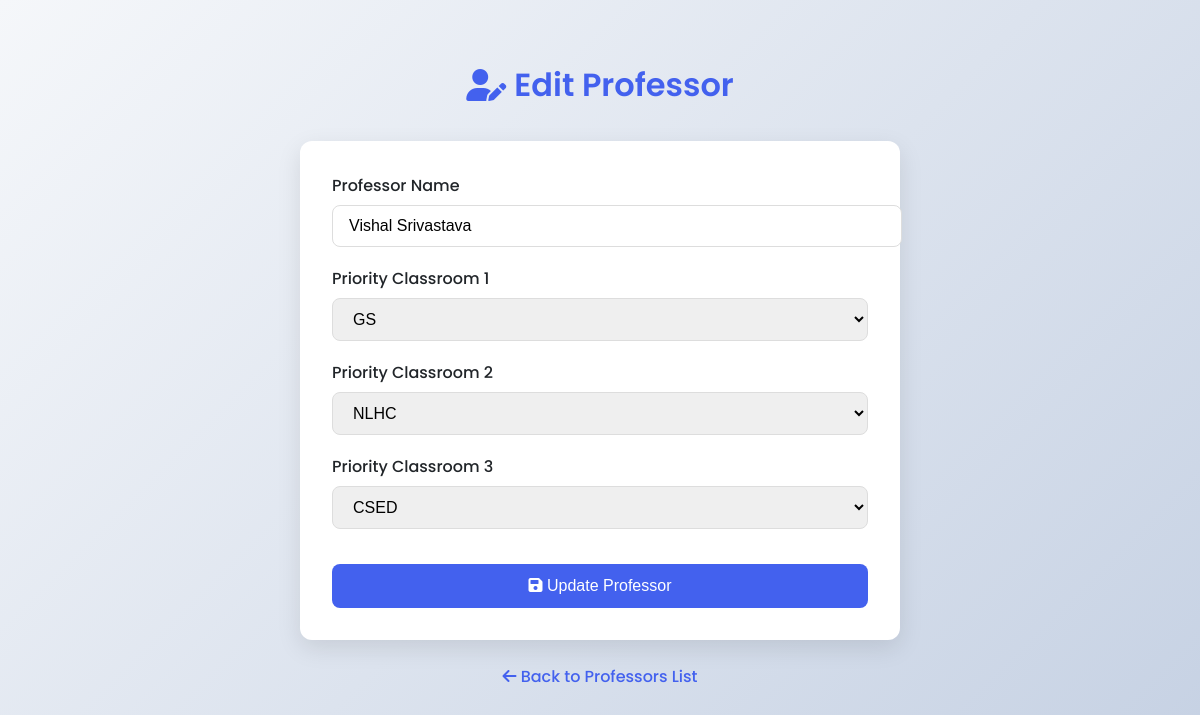
Screenshot of /edit_professor/8/8 with the database file from the repository.
### app.py (models this page shows)
class Professor(db.Model):
    id = db.Column(db.Integer, primary_key=True)
    name = db.Column(db.String(100), nullable=False, unique=True)
    department_id = db.Column(db.Integer, db.ForeignKey('department.id'), nullable=False)
    department = db.relationship('Department', backref=db.backref('professors', lazy=True))
    priority_classroom_1 = db.Column(db.Integer, db.ForeignKey('building.id'),default=-1, nullable=True)
    priority_classroom_2 = db.Column(db.Integer, db.ForeignKey('building.id'),default=-1, nullable=True)
    priority_classroom_3 = db.Column(db.Integer, db.ForeignKey('building.id'),default=-1, nullable=True)

class Building(db.Model):
    id = db.Column(db.Integer, primary_key=True)
    name = db.Column(db.String(100), unique=True, nullable=False)
    classrooms = db.relationship('Classroom', backref='building', lazy=True)

### app.py (the view, shortened to what this page needs)
@app.route('/edit_professor/<int:id>/<int:department_id>', methods=['GET', 'POST'])
def edit_professor(id, department_id):
    professor = Professor.query.get_or_404(id)
    classrooms = Building.query.all()
    return render_template(
        'edit_professor.html',
        professor=professor,
        classrooms=classrooms,
        department_id=department_id
    )

### templates/edit_professor.html (shortened to what this page needs)
<!DOCTYPE html>
<html lang="en">
<head>
    <link rel="stylesheet" href="https://cdnjs.cloudflare.com/ajax/libs/font-awesome/6.0.0-beta3/css/all.min.css">
</head>
<body>
    <div class="container">
        <h1><i class="fas fa-user-edit"></i> Edit Professor</h1>
        <div class="card">
            <form method="POST">
                <div class="form-group">
                    <label>Professor Name</label>
                    <input type="text" name="name" value="{{ professor.name }}" required>
                </div>
                <div class="form-group">
                    <label>Priority Classroom 1</label>
                    <select name="professor_id1">
                        {% for cls in classrooms %}
                        <option value="{{ cls.id }}"
                            {% if professor.priority_classroom_1 == cls.id %}selected{% endif %}>
                            {{ cls.name }}
                        </option>
                        {% endfor %}
                    </select>
                </div>
                <div class="form-group">
                    <label>Priority Classroom 2</label>
                    <select name="professor_id2">
                        {% for cls in classrooms %}
                        <option value="{{ cls.id }}"
                            {% if professor.priority_classroom_2 == cls.id %}selected{% endif %}>
                            {{ cls.name }}
                        </option>
                        {% endfor %}
                    </select>
                </div>
                <div class="form-group">
                    <label>Priority Classroom 3</label>
                    <select name="professor_id3">
                        {% for cls in classrooms %}
                        <option value="{{ cls.id }}"
                            {% if professor.priority_classroom_3 == cls.id %}selected{% endif %}>
                            {{ cls.name }}
                        </option>
                        {% endfor %}
                    </select>
                </div>
                <button type="submit" class="btn">
                    <i class="fas fa-save"></i> Update Professor
                </button>
            </form>
        </div>
        <a href="{{ url_for('manage_professors', department_id=department_id) }}" class="back-link">
            <i class="fas fa-arrow-left"></i> Back to Professors List
        </a>
    </div>
</body>
</html>

### templates/edit_professor.html (style rules this page uses)
:root { --primary: #4361ee; --primary-dark: #3a56d4; --secondary: #3f37c9; --light: #f8f9fa; --dark: #212529; }
body { font-family: 'Poppins', sans-serif; background: linear-gradient(135deg, #f5f7fa, #c3cfe2); padding: 2rem; min-height: 100vh; }
.container { max-width: 600px; margin: 0 auto; }
h1 { font-size: 2rem; font-weight: 600; color: var(--primary); text-align: center; margin-bottom: 2rem; display: flex; justify-content: center; gap: 0.5rem; align-items: center; }
.card { background: white; padding: 2rem; border-radius: 12px; box-shadow: 0 8px 25px rgba(0, 0, 0, 0.1); }
.form-group { margin-bottom: 1.2rem; }
label { display: block; margin-bottom: 0.4rem; font-weight: 500; color: var(--dark); }
input, select { width: 100%; padding: 0.7rem 1rem; border: 1px solid #ddd; border-radius: 8px; font-size: 1rem; transition: 0.2s ease; }
.btn { width: 100%; padding: 0.8rem; border-radius: 8px; background-color: var(--primary); color: white; border: none; font-size: 1rem; cursor: pointer; transition: 0.3s ease; margin-top: 1rem; }
.back-link { display: block; margin-top: 1.5rem; text-align: center; color: var(--primary); text-decoration: none; font-weight: 500; }

### rows the page displays
Professor: name "Vishal Srivastava", professor_id1 "GS", professor_id2 "NLHC", professor_id3 "CSED"
